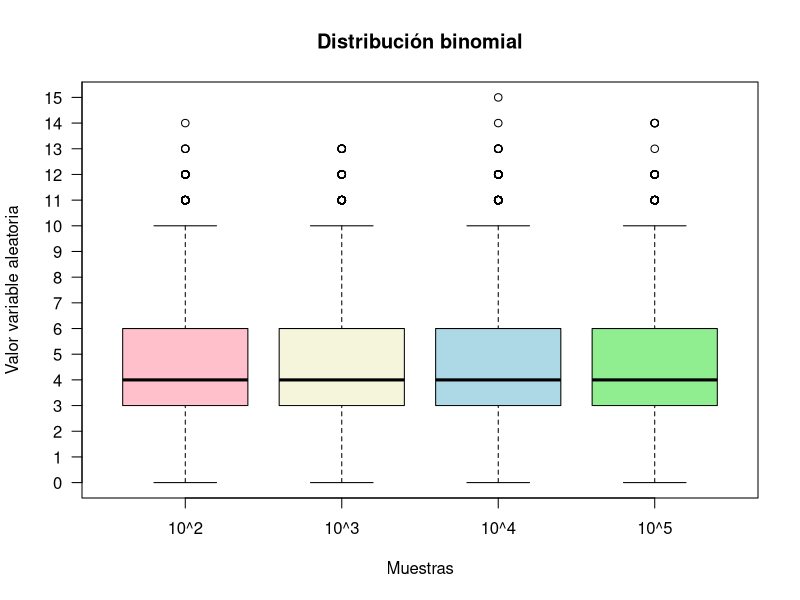
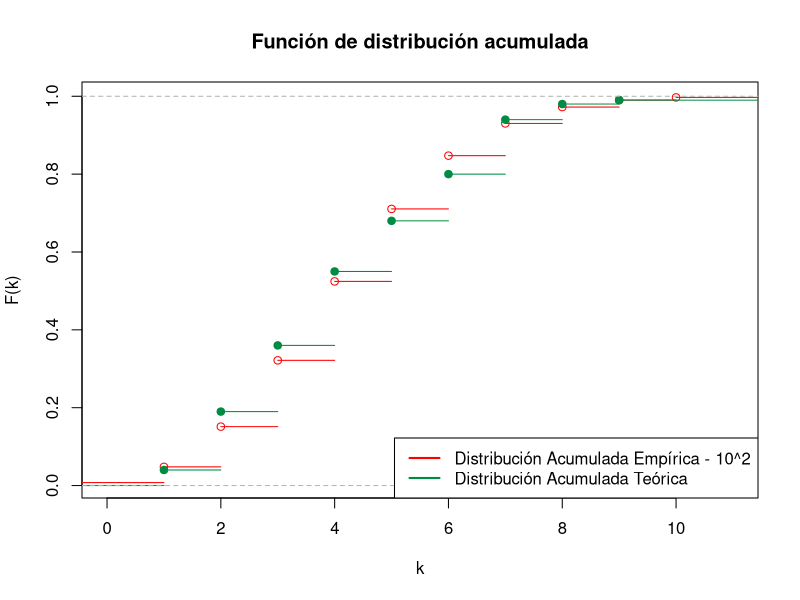
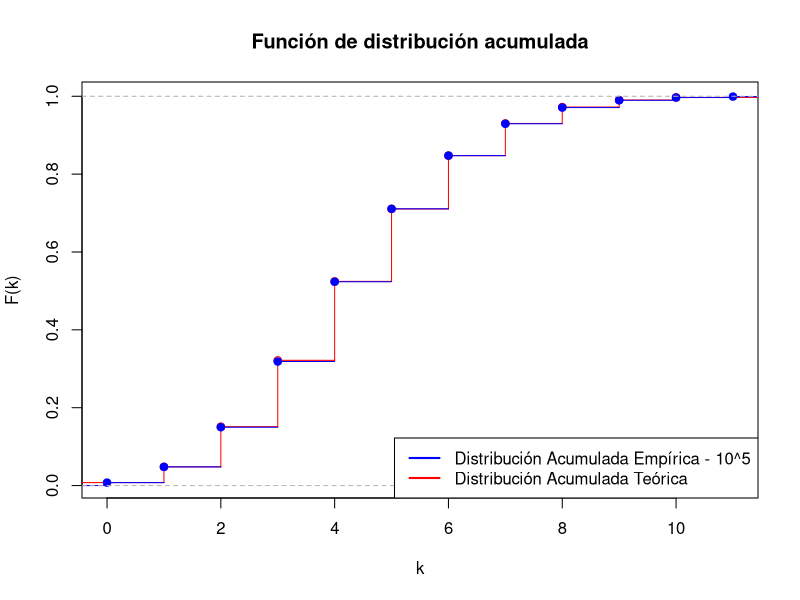
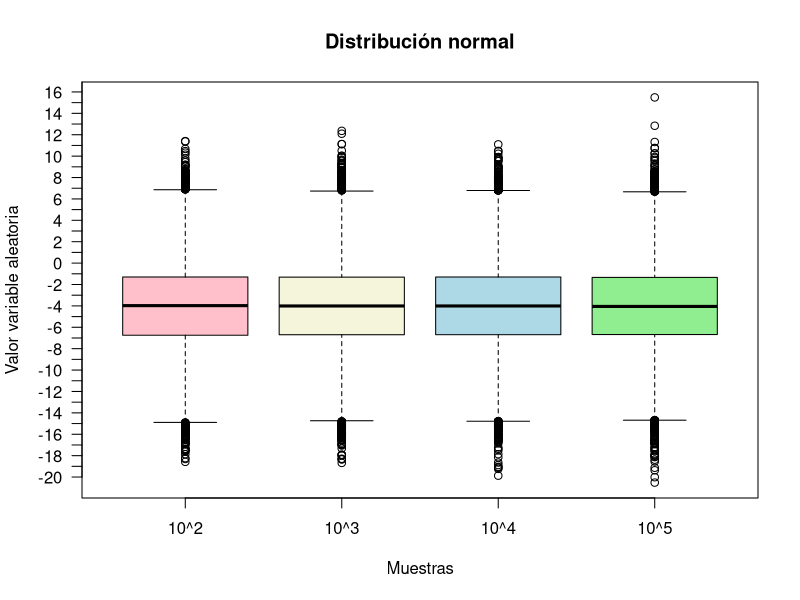
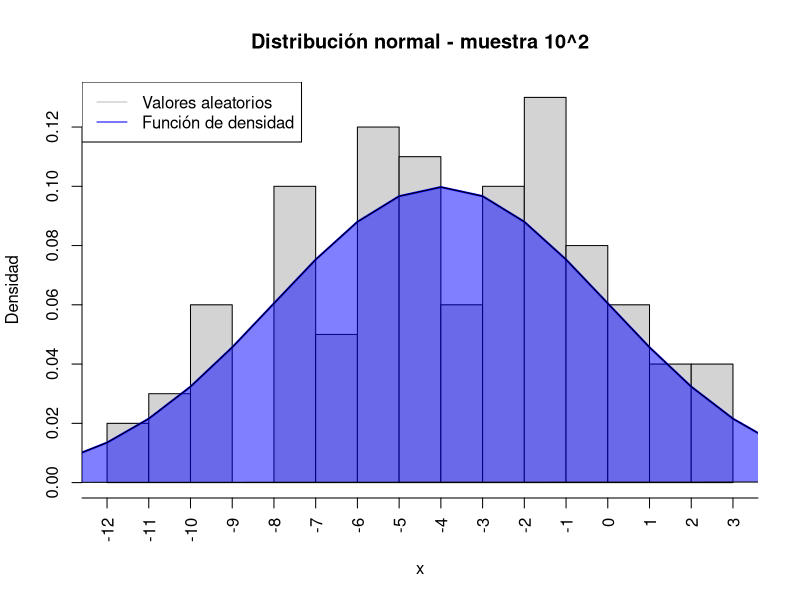
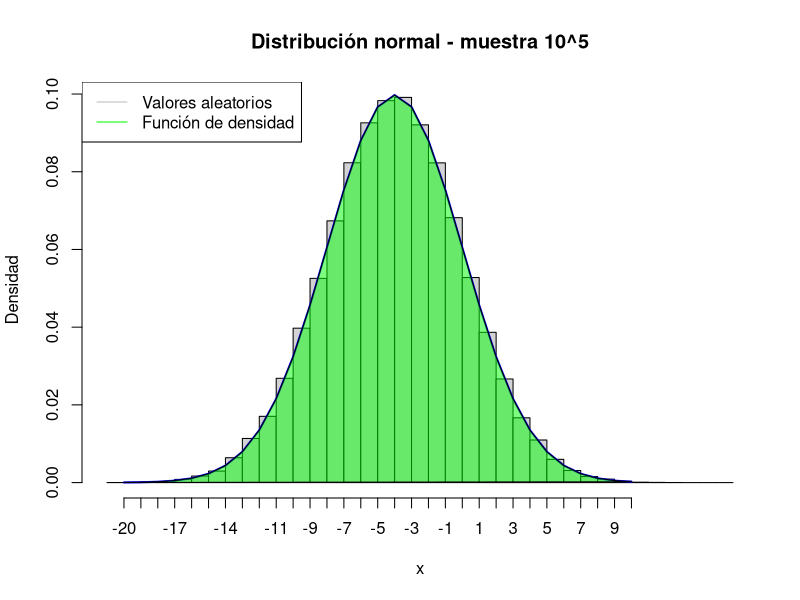
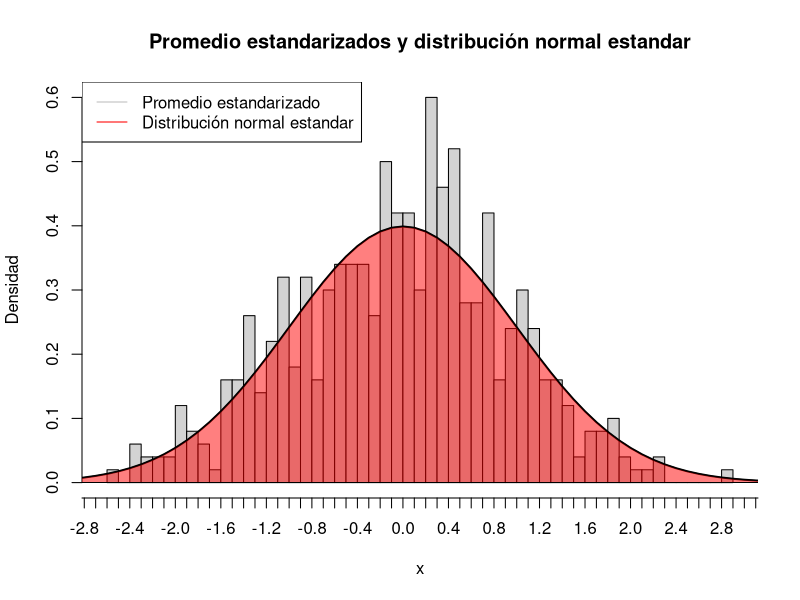

Write the R code that produced these figures, in order.
# EJ 1
# distribución binoamial binomial (30 ,  0.15)
# n = 10 ^ (2 al 5)
# rbinom(
#       n,     Número de observaciones aleatorias a ser generadas
#       size,  Número de ensayos (> = 0)
#       prob)  La probabilidad de éxito en cada ensayo

# Generamos 4 constantes "a", "b", "c" y "d" aplicando la distribución binomial
# para los tamaños de muestra 10^2, 10^3, 10^4 y 10^5 respectivamente
a = rbinom(10^2,30, 0.15)
b = rbinom(10^3,30, 0.15)
c = rbinom(10^4,30, 0.15)
d = rbinom(10^5,30, 0.15)

# Para graficar las 4 mustras en un mismo gráfico de cajas generamos un array
# con los resultados
randomValues <- c(a,b,c,d)

# agregamos un data.frame para identificar cada gráfico
data <- data.frame(values =randomValues,
                   group = c("10^2","10^3","10^4","10^5"))

# Con boxplot generamos el gráfico de cajas agregado color para distiguir 
# cada gráfico y borramos el eje "y" para agregar uno más exacto
boxplot(values ~ group,
        data, 
        col = c("pink",
                "beige", 
                "lightblue", 
                "lightgreen"),
        main = "Distribución binomial",
        xlab = "Muestras",
        ylab = "Valor variable aleatoria",
        yaxt='n')

# Agregamos eje "y" más exacto
axis(2, at=seq(0, 30, 1),las=2)


# Utilizamos "mean" para calcular la esperanza empírica de cada muestra
# y guardamos cada resultado para su posterior comparación
espA = mean(a)
espB = mean(b)
espC = mean(c)
espD = mean(d)

# Utilizamos el producto número de ensayos y la probabilidad de éxito para 
# hallar la esperanza teórica
espT = 30*0.15

# Utilizamos "var" para calcular la varainza empírica de cada muestra
# y guardamos cada resultado para su posterior comparación
varA = var(a)
varB = var(b)
varC = var(c)
varD = var(d)

# Utilizamos el producto del numero de ensayos, la probabilidad de éxito y 
# la probabilidad de fracaso para obtener la varianza teórica
varT = 30*0.15*0.85

# Con "ecdf" calculamos la distribución empírica para las muestras
# de tamaño 10^2 y 10^5
distA = ecdf(a)
distD = ecdf(d)

# Utilizamos "stepfun" con una lista de 1 a 10 junto a pbinom para obetner
# obtener la función de distribuión acumulada teórica y poder graficarla
# utilizando "plot". genrando los escalones característicos. Nos aseguramos
# de eliminar las verticales y de agregar las etiquetas correspondientes
plot(stepfun(c(1:10),pbinom(c(0,1:10),30,0.15)), 
     main = "Función de distribución acumulada", 
     xlab = "k",
     ylab = "F(k)",
     col="red",
     verticals=FALSE)

# Sobre el gráfico anterior graficamos nuestra desitribución empirica 
# con tamaño de muestera 10^2 que obtuubimos previmante con un color
# diferente para distinguirla de la distribución teórica
lines(distA, col="springgreen4")

# Agregamos una leyenda para hacer más clara la identificación
# de los gráficos
legend("bottomright", 
       legend = c("Distribución Acumulada Empírica - 10^2",
                  "Distribución Acumulada Teórica"),
       lty = 1, col = c("red","springgreen4"), lwd = 2, box.lty =1)

# Analogamente al gráfico anterior gráficamos la distribución acumulada teórica
plot(stepfun(c(1:10),pbinom(c(0,1:10),30,0.15)), 
     main = "Función de distribución acumulada", 
     xlab = "k",
     ylab = "F(k)",
     col="red")

# Sobre el gráfico anterior graficamos nuestra desitribución empirica 
# con tamaño de muestera 10^5 que obtubimos previmante con un color
# diferente para distinguirla de la distribución teórica, nuevamente
lines(distD, col="blue")

# Agregamos una leyenda para hacer más clara la identificación
# de los gráficos
legend("bottomright", 
       legend = c("Distribución Acumulada Empírica - 10^5",
                  "Distribución Acumulada Teórica"),
       lty = 1, col = c("blue","red"), lwd = 2, box.lty =1)



# EJ 2
# Distribución Normal(-4,16)
# n = 10 ^ (2 al 5)

# Generamos 4 constantes "a", "b", "c" y "d" aplicando la distribución normal
# para los tamaños de muestra 10^2, 10^3, 10^4 y 10^5 respectivamente
a = rnorm(10^2,-4, sqrt(16))
b = rnorm(10^3,-4, sqrt(16))
c = rnorm(10^4,-4, sqrt(16))
d = rnorm(10^5,-4, sqrt(16))

# Para graficar las 4 mustras en un mismo gráfico de cajas generamos un array
# con los resultados
randomValues <- c(a,b,c,d)
data <- data.frame(values =randomValues,
                   group = c("10^2","10^3","10^4","10^5"))

# Con boxplot generamos el gráfico de cajas agregado color para distiguir 
# cada gráfico y borramos el eje "y" para agregar uno más exacto, al igual
# que lo hicimos con la distribución binomial
boxplot(values ~ group,
        data, 
        col = c("pink",
                "beige", 
                "lightblue", 
                "lightgreen"),
        main = "Distribución normal",
        xlab = "Muestras",
        ylab = "Valor variable aleatoria", 
        yaxt='n')

# Agregamos eje "y" más exacto
axis(2, at=seq(-20, 20, 1),las=2)

# Como estamos trabajando con la dsitribución normal, sabemos que la esperanza
# está definida por el valor otorgado para los parámetros de la
# distribución normal
espT = -4

# Al igual que la esperanza, la varianza es la raíz cuadrada de la desviación
# estandar, en este caso está definida por el valor otorgado 
# para los parámetros de la distribución normal
varT = 16

# Al igual que con la distribución binomial, utilizamos "mean" para calcular
# la esperanza empírica
espA = mean(a)
espB = mean(b)
espC = mean(c)
espD = mean(d)

# Varianza Empirica
# Al igual que con la distribución binomial, utilizamos "var" para calcular
# la varianza teórica empírica
varA = var(a)
varB = var(b)
varC = var(c)
varD = var(d)

# Histogramas
x <- seq(-20, 10, 1)
hist(a, 
     main="Distribución normal - muestra 10^2",
     breaks = 20, 
     xaxt="n",
     ylab="Densidad",
     xlab="x",
     freq=FALSE)


lines(x, 
      dnorm(x, mean = -4, sd = 4), 
      col = "blue",
      lty = 1, 
      lwd = 2,
      xaxt="n")

polygon(x, 
        dnorm(x, mean = -4, sd = 4), 
        col = rgb(0, 0, 1, 
                  alpha = 0.5))
axis(1, 
     at=seq(-20, 10, 1),
     las=2)
legend("topleft", 
       legend = c("Valores aleatorios",
                  "Función de densidad"),
       lty = 1, col = c("grey","blue"), lwd =1, box.lty =1)


hist(d, 
     main="Distribución normal - muestra 10^5",
     ylab="Densidad",
     xlab="x",
     breaks = 50,
     xaxt="n", 
     freq=FALSE)

lines(x, 
      dnorm(x, mean = -4, sd = 4), 
      col = "blue", 
      lty = 1, 
      lwd = 2, 
      xaxt="n")

polygon(x, 
        dnorm(x, mean = -4, sd = 4), 
        col = rgb(0, 1, 0, alpha = 0.5))

axis(1, at=seq(-20, 10, 1),las=1)
legend("topleft", 
       legend = c("Valores aleatorios",
                  "Función de densidad"),
       lty = 1, col = c("grey","green"), lwd =1, box.lty =1)

# EJ 3
# Distribución Normal(-4,16)
# PT 1) n = 10 ^ 3
a = rnorm(10^3,-4, sqrt(16)) 
# media empírica de a
muEmp = mean(a) 
# media teórica
muTeo = -4
#Desvión estandar teórica
desvTeo = sqrt(16)
# Valor estandarizado de mediana empíricia
medEsta = sqrt(1000) * ((muEmp - muTeo)/desvTeo)

# PT 2)
promEst <- 0
for(i in 1:500){
        ab = rnorm(10^3,-4, sqrt(16))
        muEmpb = mean(ab) 
        promEst[i] <- sqrt(10^3) * ((muEmpb - muTeo)/desvTeo)
}
#Presentar en un histograma
s = seq(-4, 4, 0.1)
hist(promEst,
     main="Promedio estandarizados y distribución normal estandar",
     breaks = 50,
     xaxt="n",
     ylab="Densidad",
     xlab="x",
     freq=FALSE)

lines(s, 
      dnorm(s, mean = 0, sd = 1),
      lty = 1, 
      lwd = 2)

polygon(s, 
        dnorm(s, mean = 0, sd = 1), 
        col = rgb(1, 0, 0, alpha = 0.5))

axis(1, at=s,las=1)
legend("topleft", 
       legend = c("Promedio estandarizado",
                  "Distribución normal estandar"),
       lty = 1, col = c("grey","red"), lwd =1, box.lty =1)
